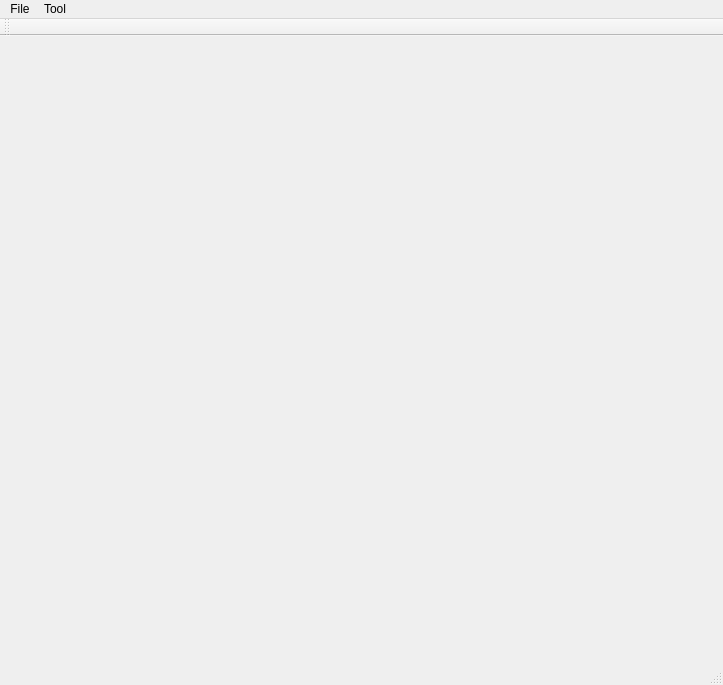
<?xml version="1.0" encoding="UTF-8"?>
<ui version="4.0">
 <class>MainWindowClass</class>
 <widget class="QMainWindow" name="MainWindowClass">
  <property name="geometry">
   <rect>
    <x>0</x>
    <y>0</y>
    <width>723</width>
    <height>685</height>
   </rect>
  </property>
  <property name="windowTitle">
   <string>ChaCra</string>
  </property>
  <widget class="QWidget" name="centralWidget"/>
  <widget class="QMenuBar" name="menuBar">
   <property name="geometry">
    <rect>
     <x>0</x>
     <y>0</y>
     <width>723</width>
     <height>21</height>
    </rect>
   </property>
   <widget class="QMenu" name="menuFile">
    <property name="title">
     <string>File</string>
    </property>
    <addaction name="actionOpen"/>
    <addaction name="separator"/>
    <addaction name="actionExit"/>
   </widget>
   <widget class="QMenu" name="menuTool">
    <property name="title">
     <string>Tool</string>
    </property>
    <addaction name="actionRun"/>
    <addaction name="actionStop"/>
    <addaction name="separator"/>
    <addaction name="actionStepForward"/>
    <addaction name="actionStepBackward"/>
   </widget>
   <addaction name="menuFile"/>
   <addaction name="menuTool"/>
  </widget>
  <widget class="QToolBar" name="mainToolBar">
   <attribute name="toolBarArea">
    <enum>TopToolBarArea</enum>
   </attribute>
   <attribute name="toolBarBreak">
    <bool>false</bool>
   </attribute>
  </widget>
  <widget class="QStatusBar" name="statusBar"/>
  <action name="actionExit">
   <property name="text">
    <string>Exit</string>
   </property>
  </action>
  <action name="actionRun">
   <property name="text">
    <string>Run</string>
   </property>
  </action>
  <action name="actionStop">
   <property name="text">
    <string>Stop</string>
   </property>
  </action>
  <action name="actionStepForward">
   <property name="text">
    <string>Step Forward</string>
   </property>
   <property name="shortcut">
    <string>Right</string>
   </property>
  </action>
  <action name="actionStepBackward">
   <property name="text">
    <string>Step Backward</string>
   </property>
   <property name="shortcut">
    <string>Left</string>
   </property>
  </action>
  <action name="actionOpen">
   <property name="text">
    <string>Open</string>
   </property>
   <property name="shortcut">
    <string>Ctrl+O</string>
   </property>
  </action>
 </widget>
 <layoutdefault spacing="6" margin="11"/>
 <resources>
  <include location="MainWindow.qrc"/>
 </resources>
 <connections/>
</ui>
